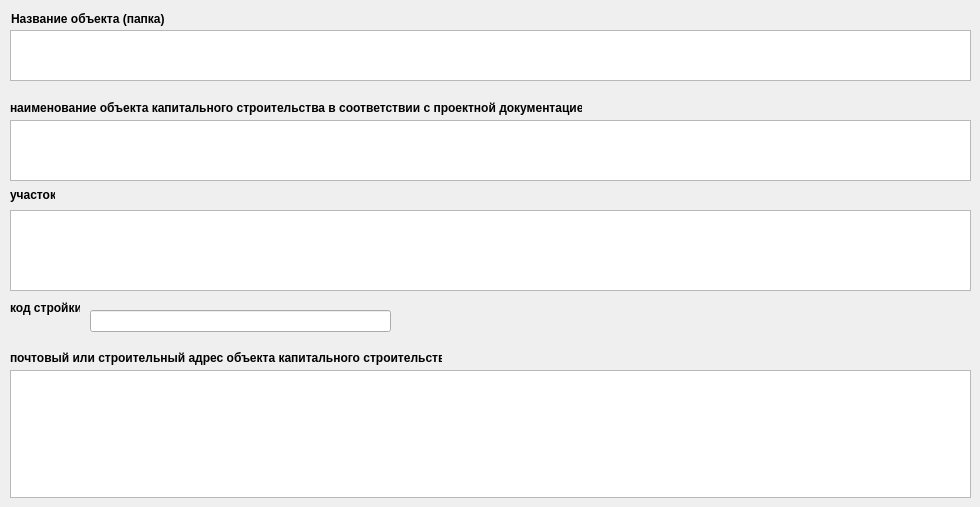
    <widget class="QWidget" name="tabobj">
     <attribute name="title">
      <string>Объект</string>
     </attribute>
     <widget class="QTextEdit" name="object">
      <property name="geometry">
       <rect>
        <x>10</x>
        <y>30</y>
        <width>961</width>
        <height>51</height>
       </rect>
      </property>
     </widget>
     <widget class="QLineEdit" name="kodstr">
      <property name="geometry">
       <rect>
        <x>90</x>
        <y>310</y>
        <width>301</width>
        <height>22</height>
       </rect>
      </property>
     </widget>
     <widget class="QLabel" name="label">
      <property name="geometry">
       <rect>
        <x>11</x>
        <y>11</y>
        <width>155</width>
        <height>16</height>
       </rect>
      </property>
      <property name="font">
       <font>
        <weight>75</weight>
        <bold>true</bold>
       </font>
      </property>
      <property name="text">
       <string>Название объекта (папка)</string>
      </property>
     </widget>
     <widget class="QLabel" name="label_2">
      <property name="geometry">
       <rect>
        <x>10</x>
        <y>100</y>
        <width>572</width>
        <height>16</height>
       </rect>
      </property>
      <property name="font">
       <font>
        <weight>75</weight>
        <bold>true</bold>
       </font>
      </property>
      <property name="text">
       <string>наименование объекта капитального строительства в соответствии с проектной документацией</string>
      </property>
     </widget>
     <widget class="QTextEdit" name="naimobj">
      <property name="geometry">
       <rect>
        <x>10</x>
        <y>120</y>
        <width>961</width>
        <height>61</height>
       </rect>
      </property>
     </widget>
     <widget class="QLabel" name="label_3">
      <property name="geometry">
       <rect>
        <x>10</x>
        <y>187</y>
        <width>45</width>
        <height>16</height>
       </rect>
      </property>
      <property name="font">
       <font>
        <weight>75</weight>
        <bold>true</bold>
       </font>
      </property>
      <property name="text">
       <string>участок</string>
      </property>
     </widget>
     <widget class="QTextEdit" name="uchastok">
      <property name="geometry">
       <rect>
        <x>10</x>
        <y>210</y>
        <width>961</width>
        <height>81</height>
       </rect>
      </property>
     </widget>
     <widget class="QLabel" name="label_4">
      <property name="geometry">
       <rect>
        <x>10</x>
        <y>300</y>
        <width>70</width>
        <height>16</height>
       </rect>
      </property>
      <property name="font">
       <font>
        <weight>75</weight>
        <bold>true</bold>
       </font>
      </property>
      <property name="text">
       <string>код стройки</string>
      </property>
     </widget>
     <widget class="QLabel" name="label_5">
      <property name="geometry">
       <rect>
        <x>10</x>
        <y>350</y>
        <width>432</width>
        <height>16</height>
       </rect>
      </property>
      <property name="font">
       <font>
        <weight>75</weight>
        <bold>true</bold>
       </font>
      </property>
      <property name="text">
       <string>почтовый или строительный адрес объекта капитального строительства</string>
      </property>
     </widget>
     <widget class="QTextEdit" name="adres">
      <property name="geometry">
       <rect>
        <x>10</x>
        <y>370</y>
        <width>961</width>
        <height>128</height>
       </rect>
      </property>
     </widget>
    </widget>
